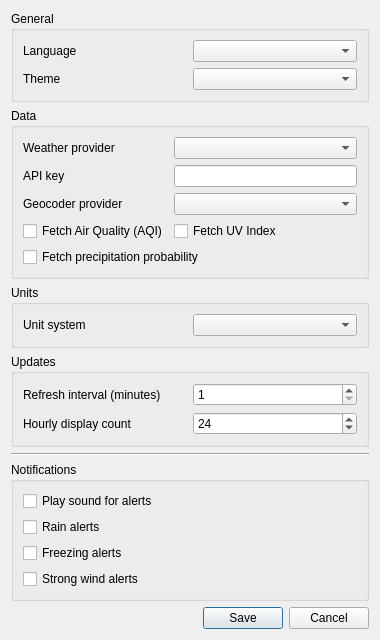
<?xml version="1.0" encoding="UTF-8"?>
<ui version="4.0">
 <class>SettingsDialog</class>
 <widget class="QDialog" name="SettingsDialog">
  <property name="geometry">
   <rect>
    <x>0</x>
    <y>0</y>
    <width>380</width>
    <height>520</height>
   </rect>
  </property>
  <property name="windowTitle">
   <string>Settings</string>
  </property>
  <layout class="QVBoxLayout" name="mainVLayout">

   <!-- 🧱 GENERAL -->
   <item>
    <widget class="QGroupBox" name="generalGroupBox">
     <property name="title">
      <string>General</string>
     </property>
     <layout class="QGridLayout" name="generalGrid">
      <item row="0" column="0">
       <widget class="QLabel" name="languageLabel">
        <property name="text">
         <string>Language</string>
        </property>
       </widget>
      </item>
      <item row="0" column="1">
       <widget class="QComboBox" name="languageComboBox"/>
      </item>
      <item row="1" column="0">
       <widget class="QLabel" name="themeLabel">
        <property name="text">
         <string>Theme</string>
        </property>
       </widget>
      </item>
      <item row="1" column="1">
       <widget class="QComboBox" name="themeComboBox"/>
      </item>
     </layout>
    </widget>
   </item>

   <!-- ☁️ DATA -->
   <item>
    <widget class="QGroupBox" name="dataGroupBox">
     <property name="title">
      <string>Data</string>
     </property>
     <layout class="QGridLayout" name="dataGrid">
      <item row="0" column="0">
       <widget class="QLabel" name="providerLabel">
        <property name="text">
         <string>Weather provider</string>
        </property>
       </widget>
      </item>
      <item row="0" column="1">
       <widget class="QComboBox" name="providerComboBox"/>
      </item>
      <item row="1" column="0">
       <widget class="QLabel" name="apiKeyLabel">
        <property name="text">
         <string>API key</string>
        </property>
       </widget>
      </item>
      <item row="1" column="1">
       <widget class="QLineEdit" name="apiKeyLineEdit"/>
      </item>
      <item row="2" column="0">
       <widget class="QLabel" name="geocoderLabel">
        <property name="text">
         <string>Geocoder provider</string>
        </property>
       </widget>
      </item>
      <item row="2" column="1">
       <widget class="QComboBox" name="geocoderComboBox"/>
      </item>
      <item row="3" column="0">
       <widget class="QCheckBox" name="fetchAirQualityCheckBox">
        <property name="text">
         <string>Fetch Air Quality (AQI)</string>
        </property>
       </widget>
      </item>
      <item row="3" column="1">
       <widget class="QCheckBox" name="fetchUvCheckBox">
        <property name="text">
         <string>Fetch UV Index</string>
        </property>
       </widget>
      </item>
      <item row="4" column="0" colspan="2">
       <widget class="QCheckBox" name="fetchPrecipProbCheckBox">
        <property name="text">
         <string>Fetch precipitation probability</string>
        </property>
       </widget>
      </item>
     </layout>
    </widget>
   </item>

   <!-- ⚙️ UNITS -->
   <item>
    <widget class="QGroupBox" name="unitsGroupBox">
     <property name="title">
      <string>Units</string>
     </property>
     <layout class="QGridLayout" name="unitsGrid">
      <item row="0" column="0">
       <widget class="QLabel" name="unitsLabel">
        <property name="text">
         <string>Unit system</string>
        </property>
       </widget>
      </item>
      <item row="0" column="1">
       <widget class="QComboBox" name="unitsComboBox"/>
      </item>
     </layout>
    </widget>
   </item>

   <!-- 🔁 UPDATES -->
   <item>
    <widget class="QGroupBox" name="updatesGroupBox">
     <property name="title">
      <string>Updates</string>
     </property>
     <layout class="QGridLayout" name="updatesGrid">
      <item row="0" column="0">
       <widget class="QLabel" name="refreshIntervalLabel">
        <property name="text">
         <string>Refresh interval (minutes)</string>
        </property>
       </widget>
      </item>
      <item row="0" column="1">
       <widget class="QSpinBox" name="refreshIntervalSpinBox">
        <property name="minimum">
         <number>1</number>
        </property>
        <property name="maximum">
         <number>60</number>
        </property>
       </widget>
      </item>
      <item row="1" column="0">
       <widget class="QLabel" name="hourlyDisplayLabel">
        <property name="text">
         <string>Hourly display count</string>
        </property>
       </widget>
      </item>
      <item row="1" column="1">
       <widget class="QSpinBox" name="hourlyDisplaySpinBox">
        <property name="minimum">
         <number>6</number>
        </property>
        <property name="maximum">
         <number>72</number>
        </property>
        <property name="singleStep">
         <number>6</number>
        </property>
        <property name="value">
         <number>24</number>
        </property>
       </widget>
      </item>
     </layout>
    </widget>
   </item>

   <!-- ─────────────── Divider -->
   <item>
    <widget class="Line" name="separatorLine">
     <property name="frameShape">
      <enum>QFrame::HLine</enum>
     </property>
     <property name="frameShadow">
      <enum>QFrame::Sunken</enum>
     </property>
    </widget>
   </item>

   <!-- 🔔 NOTIFICATIONS -->
   <item>
    <widget class="QGroupBox" name="notificationsGroupBox">
     <property name="title">
      <string>Notifications</string>
     </property>
     <layout class="QVBoxLayout" name="notificationsLayout">
	 <item>
	 <widget class="QCheckBox" name="notificationSoundCheckBox">
	  <property name="text">
	   <string>Play sound for alerts</string>
	  </property>
	 </widget>
	</item>
      <item>
       <widget class="QCheckBox" name="rainCheckBox">
        <property name="text">
         <string>Rain alerts</string>
        </property>
        <property name="toolTip">
         <string>Show notification if rain is expected soon</string>
        </property>
       </widget>
      </item>
      <item>
       <widget class="QCheckBox" name="freezeCheckBox">
        <property name="text">
         <string>Freezing alerts</string>
        </property>
        <property name="toolTip">
         <string>Show notification when temperature is below freezing</string>
        </property>
       </widget>
      </item>
      <item>
       <widget class="QCheckBox" name="windCheckBox">
        <property name="text">
         <string>Strong wind alerts</string>
        </property>
        <property name="toolTip">
         <string>Show notification during strong wind</string>
        </property>
       </widget>
      </item>
     </layout>
    </widget>
   </item>

   <!-- 🔘 BUTTONS -->
   <item>
    <layout class="QHBoxLayout" name="buttonsHLayout">
     <item>
      <spacer name="hspacer">
       <property name="orientation">
        <enum>Qt::Horizontal</enum>
       </property>
       <property name="sizeHint" stdset="0">
        <size>
         <width>40</width>
         <height>20</height>
        </size>
       </property>
      </spacer>
     </item>
     <item>
      <widget class="QPushButton" name="saveButton">
       <property name="text">
        <string>Save</string>
       </property>
      </widget>
     </item>
     <item>
      <widget class="QPushButton" name="cancelButton">
       <property name="text">
        <string>Cancel</string>
       </property>
      </widget>
     </item>
    </layout>
   </item>

  </layout>
 </widget>
 <resources/>
 <connections/>
</ui>
